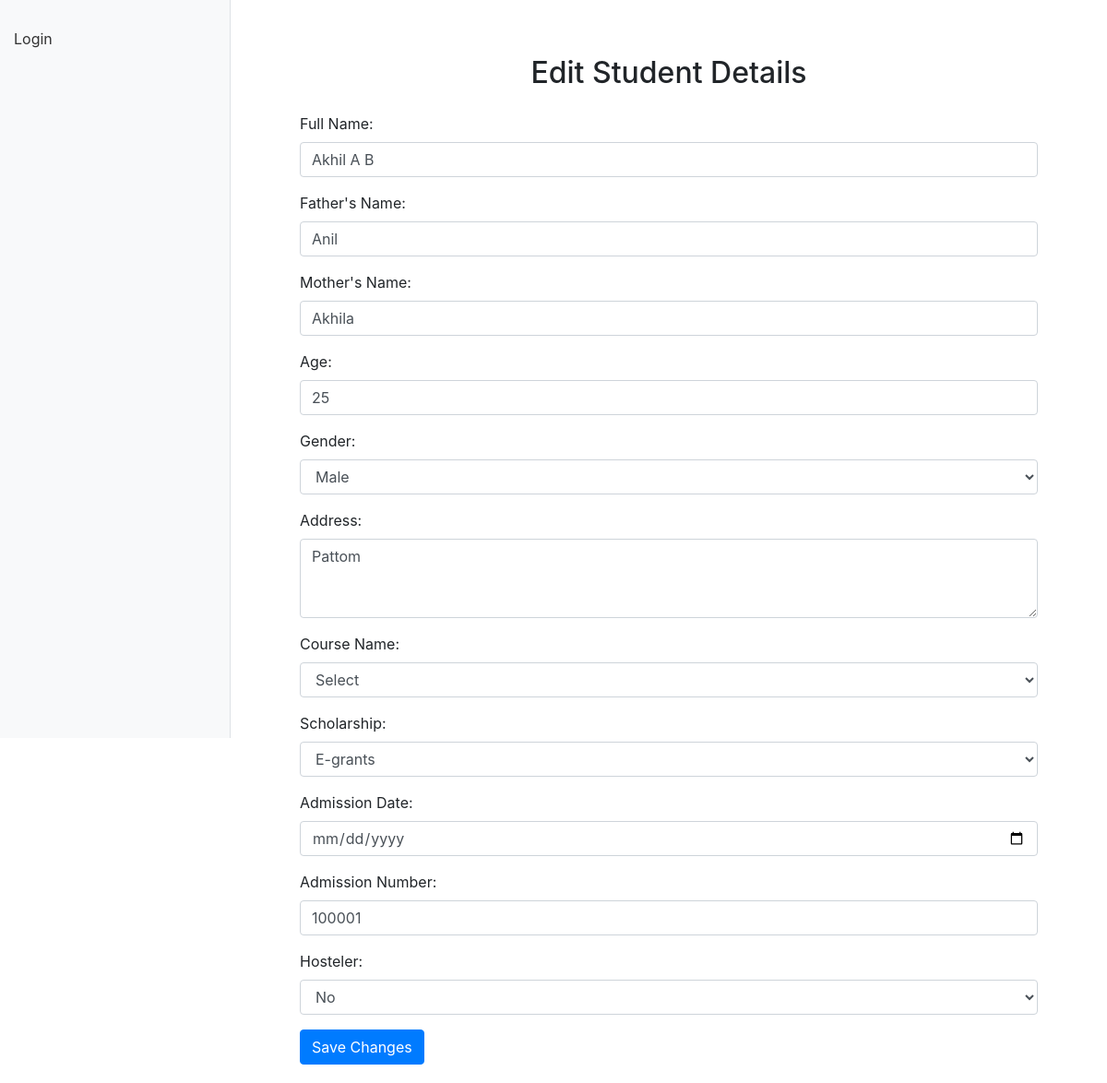
/edit-student/1/, run on the app's committed database.
### smsapp/models.py (models this page shows, shortened)
class StudentDetails(models.Model):
    username = models.ForeignKey(User, on_delete=models.CASCADE)  # Link to the User model
    full_name = models.CharField(max_length=255)  # Full name of the student
    father_name = models.CharField(max_length=255)  # Father's name
    mother_name = models.CharField(max_length=255)  # Mother's name
    age = models.PositiveIntegerField()  # Age of the student
    gender = models.CharField(max_length=10)  # Gender (e.g., Male, Female, etc.)
    address = models.TextField()  # Address of the student
    course_name = models.ForeignKey(Course, on_delete=models.CASCADE)  # Link to the Course model
    scholarship = models.CharField(max_length=200, null=True, blank=True)  # Scholarship amount (nullable)
    admission_date = models.DateField()  # Admission date
    admission_number = models.CharField(max_length=6, unique=True) # 6-digit unique admission number
    hosteler = models.BooleanField(default=False)  # True for hosteler, False for non-hosteler

### smsapp/views.py (the view)
# urls.py: path('edit-student/<int:student_id>/', edit_student, name='edit_student'),
def edit_student(request, student_id):
    student = get_object_or_404(StudentDetails, id=student_id)  # Use StudentDetails instead of Student
    courses = Course.objects.all()  # Fetch all courses
    if request.method == "POST":
        form = StudentForm(request.POST, instance=student)
        if form.is_valid():
            form.save()
            return redirect('course_students', course_id=student.course_name.id)
        else:
            print(form.errors)  # Debugging line to check form errors
            messages.error(request, "There were errors in the form. Please check the inputs.")
    else:
        form = StudentForm(instance=student)
    return render(request, 'edit_student.html', {'form': form, 'student': student, 'courses': courses  } )

### smsapp/forms.py
class StudentForm(forms.ModelForm):
    class Meta:
        model = StudentDetails
        fields = '__all__'
        widgets = {
            'course_name': forms.Select(),  # This ensures a dropdown is used for ForeignKey
        }

### smsapp/templates/edit_student.html (shortened to what this page needs)
<!DOCTYPE html>
<html lang="en">
<head>
    <link href="https://stackpath.bootstrapcdn.com/bootstrap/4.5.2/css/bootstrap.min.css" rel="stylesheet">
</head>
<body>
    {% include 'navbar.html' %}
    <div class="main-content">
        <h2 class="mb-4 text-center">Edit Student Details</h2>
        <div class="form-container">
            <form method="post">
                <div class="form-group">
                    <label for="full_name">Full Name:</label>
                    <input type="text" id="full_name" name="full_name" class="form-control" value="{{ student.full_name }}" required>
                </div>
                <div class="form-group">
                    <label for="father_name">Father's Name:</label>
                    <input type="text" id="father_name" name="father_name" class="form-control" value="{{ student.father_name }}" required>
                </div>
                <div class="form-group">
                    <label for="mother_name">Mother's Name:</label>
                    <input type="text" id="mother_name" name="mother_name" class="form-control" value="{{ student.mother_name }}" required>
                </div>
                <div class="form-group">
                    <label for="age">Age:</label>
                    <input type="number" id="age" name="age" class="form-control" value="{{ student.age }}" required>
                </div>
                <div class="form-group">
                    <label for="gender">Gender:</label>
                    <select id="gender" name="gender" class="form-control" required>
                        <option value="Male" {% if student.gender == 'Male' %}selected{% endif %}>Male</option>
                    </select>
                </div>
                <div class="form-group">
                    <label for="address">Address:</label>
                    <textarea id="address" name="address" class="form-control" rows="3" required>{{ student.address }}</textarea>
                </div>
                <div class="form-group">
                    <label for="course_name">Course Name:</label>
                    <select id="course_name" name="course_name" class="form-control" required>
                        <option value="" disabled selected>Select</option>
                    </select>
                </div>
                <div class="form-group">
                    <label for="scholarship">Scholarship:</label>
                    <select id="scholarship" name="scholarship" class="form-control">
                        <option value="E-grants" {% if student.scholarship == 'E-grants' %}selected{% endif %}>E-grants</option>
                    </select>
                </div>
                <div class="form-group">
                    <label for="admission_date">Admission Date:</label>
                    <input type="date" id="admission_date" name="admission_date" class="form-control" value="{{ student.admission_date }}" required>
                </div>
                <div class="form-group">
                    <label for="admission_number">Admission Number:</label>
                    <input type="text" id="admission_number" name="admission_number" class="form-control" value="{{ student.admission_number }}" required>
                </div>
                <div class="form-group">
                    <label for="hosteler">Hosteler:</label>
                    <select id="hosteler" name="hosteler" class="form-control" required>
                        <option value="False" {% if not student.hosteler %}selected{% endif %}>No</option>
                    </select>
                </div>
                <button type="submit" class="btn btn-primary">Save Changes</button>
            </form>
        </div>
    </div>
</body>
</html>

### smsapp/templates/edit_student.html (style rules this page uses)
body { margin: 0; padding: 0; }
.main-content { margin-left: 250px; padding: 20px; }
.form-container { max-width: 800px; margin: 0 auto; }

### smsapp/templates/navbar.html (style rules this page uses)
.main-content { margin-left: 250px; padding: 20px; }

### data on the page
StudentDetails: full_name "Akhil A B", father_name "Anil", mother_name "Akhila", age "25", gender "Male", address "Pattom", scholarship "E-grants", admission_number "100001", hosteler "No"
